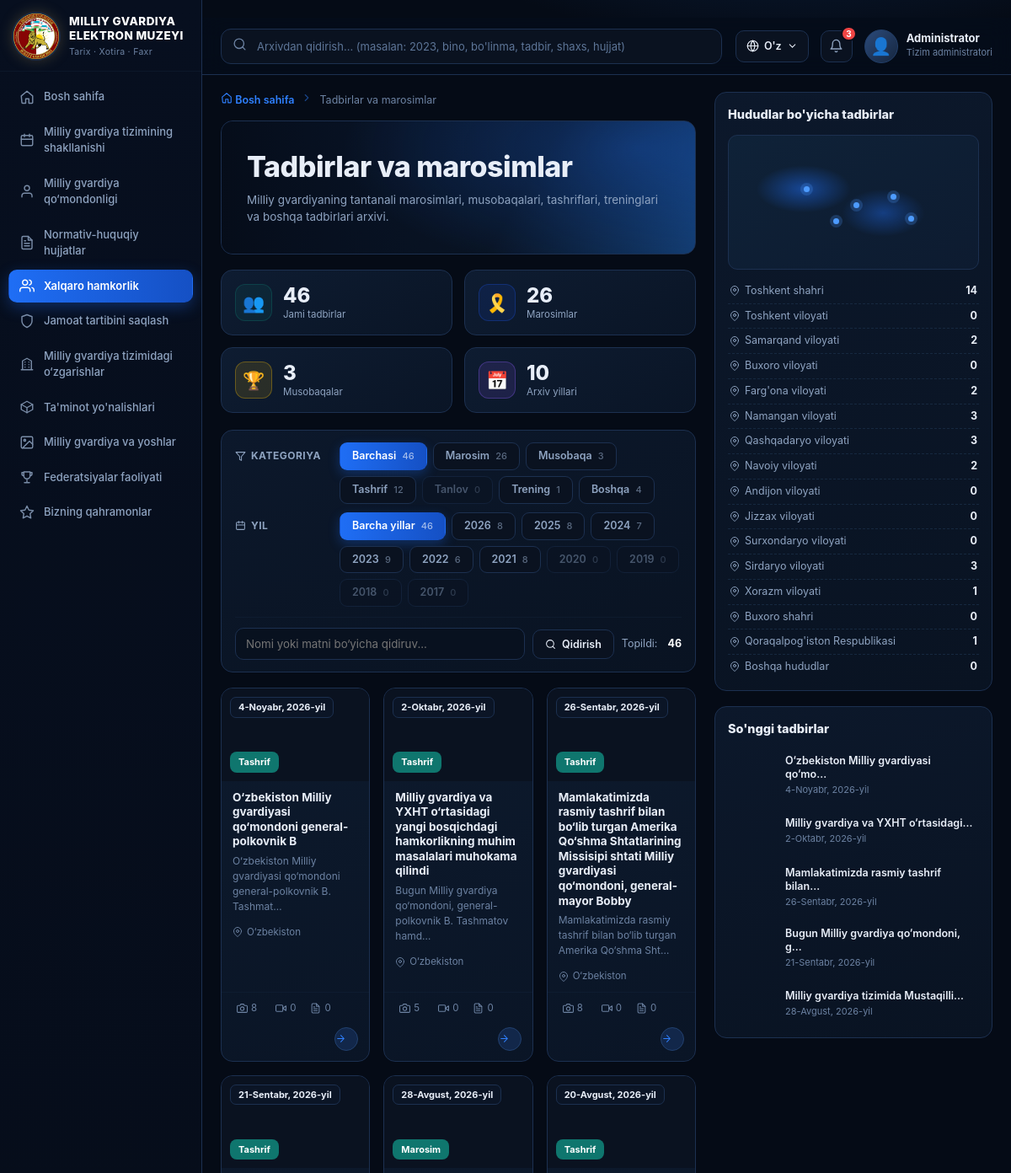
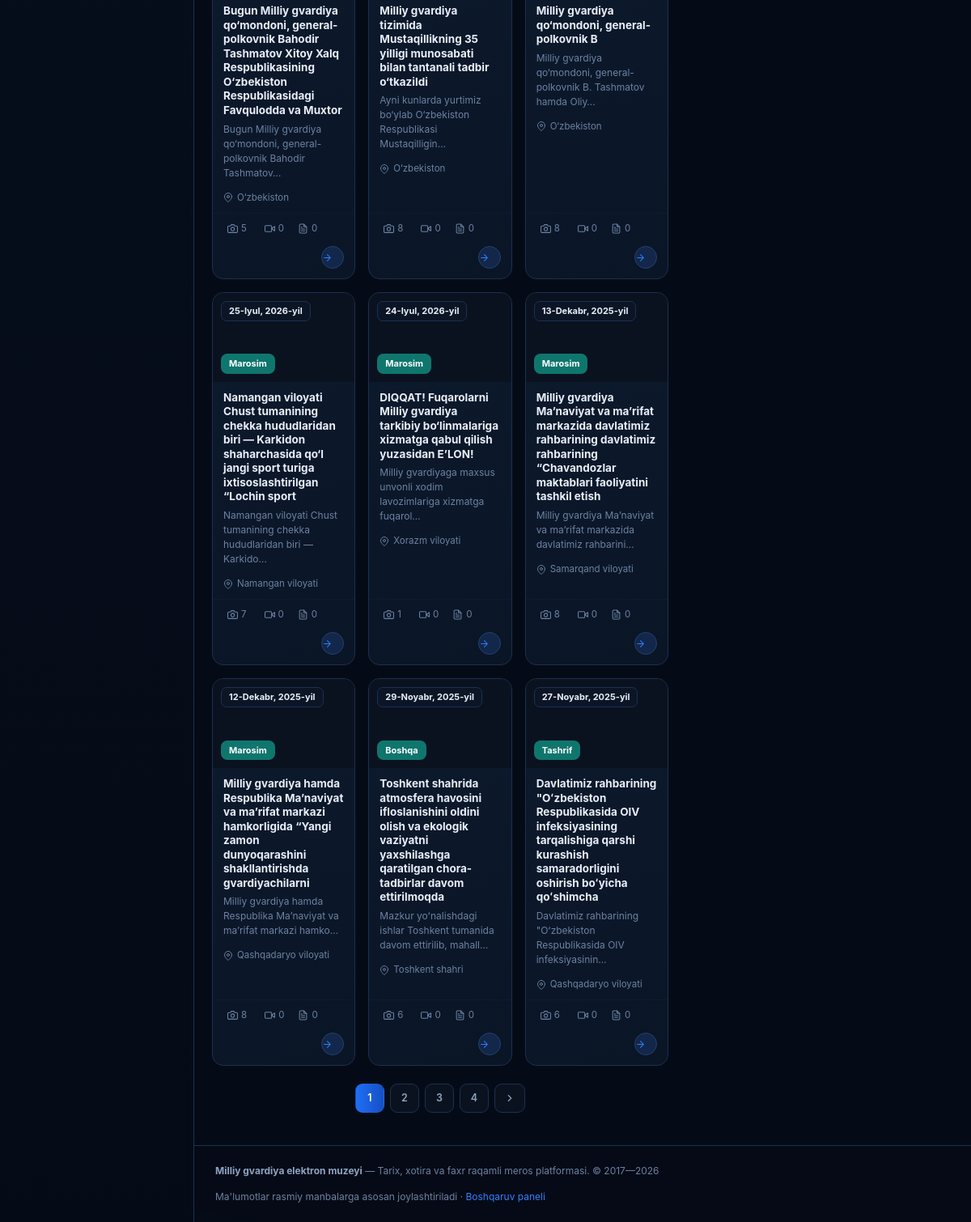
Screenshot of /tadbirlar/ with the database file from the repository (2 pictures, top to bottom).
### core/models.py (models this page shows, shortened)
class TimeStampedModel(models.Model):
    created_at = models.DateTimeField("Yaratilgan sana", auto_now_add=True)
    updated_at = models.DateTimeField("Yangilangan sana", auto_now=True)
    class Meta:
        abstract = True

class Direction(TimeStampedModel):
    number = models.PositiveIntegerField("Raqam", unique=True)
    title = models.CharField("Nomi", max_length=255)
    description = models.TextField("Tavsif", blank=True)
    icon = models.CharField("Belgi (svg nomi)", max_length=40, default="star")
    url = models.CharField(
        "Havola (URL nomi)", max_length=100, blank=True, default="core:yonalishlar",
    )
    class Meta:
        verbose_name = "Yo'nalish"
        verbose_name_plural = "Yo'nalishlar"
        ordering = ["number"]

class AbstractMaterial(TimeStampedModel):
    MATERIAL_TYPES = [
        ("news", "Yangilik"),
        ("building", "Yangi bino"),
        ("bolinma", "Bo'linma"),
        ("tadbir", "Tadbir"),
        ("galaba", "Erishilgan g'alaba"),
        ("hujjat", "Hujjat"),
        ("foto", "Foto"),
        ("video", "Video"),
        ("malumot", "Ma'lumot"),
    ]
    title = models.CharField("Sarlavha", max_length=300)
    slug = models.SlugField(max_length=320, unique=True, blank=True)
    material_type = models.CharField("Material turi", max_length=20, choices=MATERIAL_TYPES, default="news")
    category = models.ForeignKey(
        Category, verbose_name="Kategoriya", on_delete=models.SET_NULL, null=True, blank=True,
        related_name="%(class)ss",
    )
    date = models.DateField("Sana", null=True, blank=True)
    year = models.PositiveIntegerField("Yil", default=2023, db_index=True)
    region = models.ForeignKey(
        Region, verbose_name="Hudud", on_delete=models.SET_NULL, null=True, blank=True,
        related_name="%(class)ss",
    )
    department = models.ForeignKey(
        Department, verbose_name="Tegishli bo'linma", on_delete=models.SET_NULL,
        null=True, blank=True, related_name="%(class)ss",
    )
    summary = models.CharField("Qisqa tavsif", max_length=400, blank=True)
    description = models.TextField("Tavsif", blank=True)
    body = models.TextField("To'liq matn", blank=True)
    image = models.ImageField("Asosiy rasm", upload_to="%(class)ss/", blank=True)
    tags = models.ManyToManyField(Tag, verbose_name="Teglar", blank=True, related_name="%(class)ss")
    photo_count = models.PositiveIntegerField("Foto", default=0)
    video_count = models.PositiveIntegerField("Video", default=0)
    doc_count = models.PositiveIntegerField("Hujjat", default=0)
    views = models.PositiveIntegerField("Ko'rishlar", default=0)
    is_published = models.BooleanField("Chop etilgan", default=True)
    is_featured = models.BooleanField("Muhim", default=False)
    source_url = models.URLField("Manba havolasi", blank=True)
    photos = GenericRelation(Photo)
    videos = GenericRelation("Video")
    objects = MaterialQuerySet.as_manager()
    class Meta:
        abstract = True
        ordering = ["-date", "-created_at"]

class Event(AbstractMaterial):
    EVENT_TYPES = [
        ("marosim", "Marosim"),
        ("musobaqa", "Musobaqa"),
        ("tashrif", "Tashrif"),
        ("tanlov", "Tanlov"),
        ("trening", "Trening"),
        ("boshqa", "Boshqa"),
    ]
    event_type = models.CharField("Tadbir turi", max_length=30, choices=EVENT_TYPES, default="marosim")
    location = models.CharField("Joylashuv", max_length=255, blank=True)
    start_time = models.TimeField("Boshlanish vaqti", null=True, blank=True)
    class Meta:
        verbose_name = "Tadbir"
        verbose_name_plural = "Tadbirlar va marosimlar"
        ordering = ["-date", "-created_at"]
    def get_absolute_url(self):
        return reverse("core:tadbir_detail", kwargs={"slug": self.slug})

class Region(models.Model):
    name = models.CharField("Nomi", max_length=120, unique=True)
    slug = models.SlugField(max_length=140, unique=True, blank=True)
    order = models.PositiveIntegerField("Tartib", default=0)
    is_other = models.BooleanField("Boshqa hududlar", default=False)
    class Meta:
        verbose_name = "Hudud"
        verbose_name_plural = "Hududlar"
        ordering = ["order", "name"]

### core/views.py (the view)
# urls.py: path("tadbirlar/", views.tadbirlar, name="tadbirlar"),
def tadbirlar(request):
    qs = Event.objects.filter(is_published=True)
    q = request.GET.get("q", "").strip()
    if q:
        qs = qs.filter(search_q(["title", "summary", "description", "location"], q, getattr(request, "LANGUAGE_CODE", "uz")))
    qs, flt = _filters(request, qs, "event_type", Event.EVENT_TYPES)
    tur, years, active_year = flt["active_cat"], flt["years"], flt["active_year"]
    return render(request, "core/tadbirlar.html", {
        **flt,
        "active": "tadbirlar",
        "title": "Tadbirlar va marosimlar",
        "subtitle": "Milliy gvardiyaning tantanali marosimlari, musobaqalari, tashriflari, treninglari va boshqa tadbirlari arxivi.",
        "page": _page(request, qs),
        "types": Event.EVENT_TYPES,
        "tur": tur,
        "q": q,
        "years": years,
        "active_year": active_year,
        "type_key": "event_type",
        "card_color": "#0f766e",
        "empty_icon": "🎉",
        "stats": [
            {"value": Event.objects.count(), "label": "Jami tadbirlar", "icon": "👥", "color": "#0f766e"},
            {"value": Event.objects.filter(event_type="marosim").count(), "label": "Marosimlar", "icon": "🎗️", "color": "#1d4ed8"},
            {"value": Event.objects.filter(event_type="musobaqa").count(), "label": "Musobaqalar", "icon": "🏆", "color": "#eab308"},
            {"value": len(years), "label": "Arxiv yillari", "icon": "📅", "color": "#8b5cf6"},
        ],
        "panel_title": "Hududlar bo'yicha tadbirlar",
        "regions": _regions_with_counts(Event),
        "map": True,
        "mini_items": [
            {"title": e.title, "url": e.get_absolute_url(), "image": e.image, "meta": e.date}
            for e in Event.objects.order_by("-date")[:5]
        ],
        "mini_title": "So'nggi tadbirlar",
    })

### core/i18n.py (called while the page is built)
def get_lang(request):
    lang = getattr(request, "LANGUAGE_CODE", None)
    if lang in LANG_CODES:
        return lang
    lang = request.COOKIES.get(COOKIE)
    return lang if lang in LANG_CODES else DEFAULT

### core/templatetags/mg_tags.py (called while the page is built, shortened)
@register.inclusion_tag("includes/icon.html", takes_context=True)
def svg(context, name, size=18):
    return {"path": ICONS.get(name, ""), "size": size}

@register.filter
def card_label(obj, key=""):
    if obj is None:
        return ""
    if key:
        getter = f"get_{key}_display"
        if hasattr(obj, getter):
            return getattr(obj, getter)()
        val = getattr(obj, key, "")
        if val:
            return val

@register.filter
def title_of(obj):
    return getattr(obj, "title", None) or getattr(obj, "full_name", "") or str(obj)

@register.filter
def split(value, sep=" "):
    if value is None:
        return []
    return str(value).split(sep)

@register.filter
def main_image(obj):
    for f in ("image", "photo"):
        v = getattr(obj, f, None)
        if v and hasattr(v, "url"):
            return v
    return None

@register.filter
def album_ref(obj):
    from django.urls import reverse
    return reverse("core:album_json", kwargs={"model": obj._meta.model_name, "pk": obj.pk})

@register.filter
def album_n(obj, kind="foto"):
    if kind == "video":
        n = obj.videos.count() if hasattr(obj, "videos") else 0
        return n + (1 if (getattr(obj, "video_file", None) or getattr(obj, "video_url", "")) else 0)
    n = obj.photos.count() if hasattr(obj, "photos") else 0
    return n + (1 if main_image(obj) else 0)

@register.simple_tag(takes_context=True)
def filter_url(context, *pairs):
    kwargs = dict(zip(pairs[::2], pairs[1::2]))
    request = context.get("request")
    params = request.GET.copy() if request else None
    if params is None:
        return "?"
    params.pop("page", None)
    for k, v in kwargs.items():
        params.pop(k, None)
        if v not in (None, ""):
            params[k] = str(v)
    qs = params.urlencode()
    return "?" + qs if qs else "?"

### core/views.py (called while the page is built)
def _years():
    from datetime import date as _date
    return list(range(max(_date.today().year, YEAR_START), YEAR_START - 1, -1))

def _active_year(request):
    y = request.GET.get("yil", "")
    return int(y) if y.isdigit() and YEAR_START <= int(y) <= 2100 else None

def _page(request, qs, per_page=PER_PAGE):
    paginator = Paginator(qs, per_page)
    page_number = request.GET.get("page") or 1
    return paginator.get_page(page_number)

### core/templates/core/tadbirlar.html (shortened to what this page needs)
{% extends "base.html" %}
{% load mg_tags %}
{% block breadcrumb %}
<nav class="breadcrumb">
  <a href="{% url 'core:home' %}">{% svg 'home' 13 %} Bosh sahifa</a>
  <span class="breadcrumb__sep">{% svg 'chev' 12 %}</span>
  <span>{{ title }}</span>
</nav>
{% endblock %}
{% block content %}
<section class="hero{% if hero_gold %} hero--gold{% endif %}">
  <h1 class="page-title">{{ title }}</h1>
  <p class="page-sub">{{ subtitle }}</p>
</section>
{% if stats %}
<div class="stats">
  {% for s in stats %}
  <div class="stat">
    <div class="stat__icon" style="background:{{ s.color }}22;border:1px solid {{ s.color }}55">{{ s.icon }}</div>
    <div><div class="stat__value">{{ s.value }}</div><div class="stat__label">{{ s.label }}</div></div>
  </div>
  {% endfor %}
</div>
{% endif %}
{% include "includes/list_filters.html" %}
<div class="grid {{ grid_class|default:'grid--3' }}">
  {% for o in page %}
  <a class="card" href="{{ o.get_absolute_url }}">
    <div class="card__media">
      <div class="ph" style="background:{% if o.image %}url('{{ o.image.url }}') center/cover{% elif o.photo %}url('{{ o.photo.url }}') center/cover{% else %}{{ o|title_of|gradient }}{% endif %}"></div>
      {% if o.date %}<span class="card__year">{{ o.date }}</span>{% elif o.year %}<span class="card__year">{{ o.year }}</span>{% elif o.service_period %}<span class="card__year">{{ o.service_period }}</span>{% endif %}
      <span class="card__type" style="background:{{ card_color|default:'#1d4ed8' }}">{% firstof o|card_label:type_key card_text %}</span>
    </div>
    <div class="card__body">
      <div class="card__title">{{ o|title_of }}</div>
      {% if o.summary %}<div class="card__date">{{ o.summary|truncatechars:70 }}</div>{% elif o.position %}<div class="card__date">{{ o.position }}</div>{% endif %}
    </div>
    {% if o.location or o.address or o.doc_number %}
    <div class="card__loc">{% svg 'pin' 12 %} {% firstof o.location o.address o.doc_number o.service_period %}</div>
    {% endif %}
    <div class="card__meta">
      <span class="album-open" data-album="{{ o|album_ref }}?tur=foto" title="Fotoalbomni ochish">{% svg 'camera' 12 %} {{ o|album_n }}</span>
      <span class="album-open" data-album="{{ o|album_ref }}?tur=video" title="Videoalbomni ochish">{% svg 'video' 12 %} {{ o|album_n:"video" }}</span>
      <span>{% svg 'file' 12 %} {{ o.doc_count|default:0 }}</span>
      <span class="push card__arrow">{% svg 'arrow' 13 %}</span>
    </div>
  </a>
  {% empty %}
  <div class="empty" style="grid-column:1/-1"><div class="empty__icon">{{ empty_icon|default:'🗂️' }}</div>{{ title }} bo'yicha ma'lumot topilmadi</div>
  {% endfor %}
</div>
{% include "includes/pagination.html" %}
{% endblock %}
{% block rightbar %}
<aside class="rpanel">
  {% if panel_title %}
  <div class="panel">
    <div class="panel__head"><div class="panel__title">{{ panel_title }}</div></div>
    {% if map %}
    <div class="map-box"><div class="map-box__dots">
      <span class="map-box__dot" style="left:30%;top:38%"></span>
      <span class="map-box__dot" style="left:50%;top:50%"></span>
      <span class="map-box__dot" style="left:65%;top:44%"></span>
      <span class="map-box__dot" style="left:42%;top:62%"></span>
      <span class="map-box__dot" style="left:72%;top:60%"></span>
    </div></div>
    {% endif %}
    {% for r in regions %}
      <div class="region-row"><span>{% svg 'pin' 12 %} {{ r.name }}</span><b>{{ r.count }}</b></div>
    {% empty %}
      <div class="text-muted" style="font-size:12px">Hududlar bo'yicha statistika mavjud emas</div>
    {% endfor %}
  </div>
  {% endif %}
  {% if mini_items %}
  <div class="panel">
    <div class="panel__head"><div class="panel__title">{{ mini_title|default:"So'nggi qo'shilgan" }}</div></div>
    <div class="mini-list">
      {% for m in mini_items %}
      <a class="mini" href="{{ m.url }}">
        <span class="mini__img ph" style="background:{% if m.image %}url('{{ m.image.url }}') center/cover{% else %}{{ m.title|gradient }}{% endif %}"></span>
        <span>
          <div class="mini__title">{{ m.title|truncatechars:36 }}</div>
          <div class="mini__sub">{% firstof m.meta m.date m.meta_text %}</div>
        </span>
      </a>
      {% endfor %}
    </div>
  </div>
  {% endif %}
</aside>
{% endblock %}

### core/templates/base.html (shortened to what this page needs)
{% load static %}{% load mg_tags %}<!DOCTYPE html>
<html lang="uz">
<head>
  <link rel="stylesheet" href="{% static 'css/style.css' %}?v=20261107l">
</head>
<body>
{% if active == 'landing' %}
  {% block landing %}{% endblock %}
{% else %}
<aside class="sidebar" id="sidebar">
  <a class="brand" href="{% url 'core:home' %}">
    <div class="brand__logo"><img src="{% static 'img/ico.png' %}"></div>
    <div class="brand__text">
      <div class="brand__title">Milliy gvardiya<br>elektron muzeyi</div>
      <div class="brand__subtitle">Tarix · Xotira · Faxr</div>
    </div>
  </a>
  <nav class="nav">
    {% for item in MENU %}
      {% with url_name=item.url|split:':' %}
      <a class="nav__item{% if active == url_name.1 %} is-active{% endif %}" href="{% url item.url %}">
        {% svg item.icon %} <span>{{ item.name }}</span>
      </a>
      {% endwith %}
    {% endfor %}
  </nav>
</aside>
<div class="shell">
  <header class="header">
    <form class="search" action="{% url 'core:qidiruv' %}" method="get">
      <span class="search__icon">{% svg 'search' 17 %}</span>
      <input type="search" name="q" value="{{ request.GET.q|default:'' }}" placeholder="Arxivdan qidirish... (masalan: 2023, bino, bo'linma, tadbir, shaxs, hujjat)">
    </form>
    <div class="header__right">
      <div class="lang-wrap" id="langWrap">
        <button class="lang" type="button" id="langBtn" aria-haspopup="true" aria-expanded="false">{% svg 'globe' 15 %} {{ CURRENT_LANG_SHORT }} {% svg 'chevD' 13 %}</button>
      </div>
      <button class="bell" title="Bildirishnomalar">{% svg 'bell' 17 %}<span class="bell__count">3</span></button>
      <div class="user">
        <div class="user__avatar">👤</div>
        <div class="user__meta">
          <div class="user__name">Administrator</div>
          <div class="user__role">Tizim administratori</div>
        </div>
      </div>
    </div>
  </header>
  <main class="layout{% block layout_class %}{% endblock %}">
    <div>
      {% block breadcrumb %}{% endblock %}
      {% block content %}{% endblock %}
    </div>
    {% block rightbar %}{% endblock %}
  </main>
  <footer class="footer">
    <div><b>Milliy gvardiya elektron muzeyi</b> — Tarix, xotira va faxr raqamli meros platformasi. © 2017—2026</div>
    <div>Ma'lumotlar rasmiy manbalarga asosan joylashtiriladi · <a href="/admin/" class="text-accent">Boshqaruv paneli</a></div>
  </footer>
</div>
{% endif %}
</body>
</html>

### core/templates/includes/icon.html
{% if path %}
<svg width="{{ size|default:18 }}" height="{{ size|default:18 }}" viewBox="0 0 24 24" fill="none" stroke="currentColor" stroke-width="1.9" stroke-linecap="round" stroke-linejoin="round" aria-hidden="true">{{ path|safe }}</svg>
{% else %}
<svg width="{{ size|default:18 }}" height="{{ size|default:18 }}" viewBox="0 0 24 24" fill="none" stroke="currentColor" stroke-width="1.9" stroke-linecap="round" stroke-linejoin="round" aria-hidden="true"><circle cx="12" cy="12" r="9"/></svg>
{% endif %}

### rows the page displays
Direction: url "core:yillar" (drawn), name "Milliy gvardiya tizimining shakllanishi"
Direction: url "core:shaxslar" (drawn), name "Milliy gvardiya qo‘mondonligi"
Direction: url "core:hujjatlar" (drawn), name "Normativ-huquqiy hujjatlar"
Direction: url "core:tadbirlar" (drawn), name "Xalqaro hamkorlik"
Direction: url "core:jamoat" (drawn), name "Jamoat tartibini saqlash"
Direction: url "core:binolar" (drawn), name "Milliy gvardiya tizimidagi o‘zgarishlar"
Direction: url "core:talim" (drawn), name "Ta'minot yo'nalishlari"
Direction: url "core:galereya" (drawn), name "Milliy gvardiya va yoshlar"
Direction: url "core:galabalar" (drawn), name "Federatsiyalar faoliyati"
Direction: url "core:qahramonlar" (drawn), name "Bizning qahramonlar"
Event: date "4-Noyabr, 2026-yil", event_type "Tashrif", title "O‘zbekiston Milliy gvardiyasi qo‘mondoni general-polkovnik B", summary "O‘zbekiston Milliy gvardiyasi qo‘mondoni general-polkovnik B. Tashmat…", {{ size|default:18 }} 12 (drawn), location "O‘zbekiston", id+image "8", id "0", doc_count "0", title "O‘zbekiston Milliy gvardiyasi qo‘mo…", date "4-Noyabr, 2026-yil"
Event: date "2-Oktabr, 2026-yil", event_type "Tashrif", title "Milliy gvardiya va YXHT o‘rtasidagi yangi bosqichdagi hamkorlikning muhim masalalari muhokama qilindi", summary "Bugun Milliy gvardiya qo‘mondoni, general-polkovnik B. Tashmatov hamd…", {{ size|default:18 }} 12 (drawn), location "O‘zbekiston", id+image "5", id "0", doc_count "0", title "Milliy gvardiya va YXHT o‘rtasidagi…", date "2-Oktabr, 2026-yil"
Event: date "26-Sentabr, 2026-yil", event_type "Tashrif", title "Mamlakatimizda rasmiy tashrif bilan bo‘lib turgan Amerika Qo‘shma Shtatlarining Missisipi shtati Milliy gvardiyasi qo‘mondoni, general-mayor Bobby", summary "Mamlakatimizda rasmiy tashrif bilan bo‘lib turgan Amerika Qo‘shma Sht…", {{ size|default:18 }} 12 (drawn), location "O‘zbekiston", id+image "8", id "0", doc_count "0", title "Mamlakatimizda rasmiy tashrif bilan…", date "26-Sentabr, 2026-yil"
Event: date "21-Sentabr, 2026-yil", event_type "Tashrif", title "Bugun Milliy gvardiya qo‘mondoni, general-polkovnik Bahodir Tashmatov Xitoy Xalq Respublikasining O‘zbekiston Respublikasidagi Favqulodda va Muxtor", summary "Bugun Milliy gvardiya qo‘mondoni, general-polkovnik Bahodir Tashmatov…", {{ size|default:18 }} 12 (drawn), location "O‘zbekiston", id+image "5", id "0", doc_count "0", title "Bugun Milliy gvardiya qo‘mondoni, g…", date "21-Sentabr, 2026-yil"
Event: date "28-Avgust, 2026-yil", event_type "Marosim", title "Milliy gvardiya tizimida Mustaqillikning 35 yilligi munosabati bilan tantanali tadbir o‘tkazildi", summary "Ayni kunlarda yurtimiz bo‘ylab O‘zbekiston Respublikasi Mustaqilligin…", {{ size|default:18 }} 12 (drawn), location "O‘zbekiston", id+image "8", id "0", doc_count "0", title "Milliy gvardiya tizimida Mustaqilli…", date "28-Avgust, 2026-yil"
Event: date "20-Avgust, 2026-yil", event_type "Tashrif", title "Milliy gvardiya qo‘mondoni, general-polkovnik B", summary "Milliy gvardiya qo‘mondoni, general-polkovnik B. Tashmatov hamda Oliy…", {{ size|default:18 }} 12 (drawn), location "O‘zbekiston", id+image "8", id "0", doc_count "0"
Event: date "25-Iyul, 2026-yil", event_type "Marosim", title "Namangan viloyati Chust tumanining chekka hududlaridan biri — Karkidon shaharchasida qo‘l jangi sport turiga ixtisoslashtirilgan “Lochin sport", summary "Namangan viloyati Chust tumanining chekka hududlaridan biri — Karkido…", {{ size|default:18 }} 12 (drawn), location "Namangan viloyati", id+image "7", id "0", doc_count "0"
Event: date "24-Iyul, 2026-yil", event_type "Marosim", title "DIQQAT! Fuqarolarni Milliy gvardiya tarkibiy bo‘linmalariga xizmatga qabul qilish yuzasidan E’LON!", summary "Milliy gvardiyaga maxsus unvonli xodim lavozimlariga xizmatga fuqarol…", {{ size|default:18 }} 12 (drawn), location "Xorazm viloyati", id+image "1", id "0", doc_count "0"
Event: date "13-Dekabr, 2025-yil", event_type "Marosim", title "Milliy gvardiya Maʼnaviyat va maʼrifat markazida davlatimiz rahbarining davlatimiz rahbarining “Chavandozlar maktablari faoliyatini tashkil etish", summary "Milliy gvardiya Maʼnaviyat va maʼrifat markazida davlatimiz rahbarini…", {{ size|default:18 }} 12 (drawn), location "Samarqand viloyati", id+image "8", id "0", doc_count "0"
Event: date "12-Dekabr, 2025-yil", event_type "Marosim", title "Milliy gvardiya hamda Respublika Ma’naviyat va ma’rifat markazi hamkorligida “Yangi zamon dunyoqarashini shakllantirishda gvardiyachilarni", summary "Milliy gvardiya hamda Respublika Ma’naviyat va ma’rifat markazi hamko…", {{ size|default:18 }} 12 (drawn), location "Qashqadaryo viloyati", id+image "8", id "0", doc_count "0"
Event: date "29-Noyabr, 2025-yil", event_type "Boshqa", title "Toshkent shahrida atmosfera havosini ifloslanishini oldini olish va ekologik vaziyatni yaxshilashga qaratilgan chora-tadbirlar davom ettirilmoqda", summary "Mazkur yoʻnalishdagi ishlar Toshkent tumanida davom ettirilib, mahall…", {{ size|default:18 }} 12 (drawn), location "Toshkent shahri", id+image "6", id "0", doc_count "0"
Event: date "27-Noyabr, 2025-yil", event_type "Tashrif", title "Davlatimiz rahbarining \"Oʻzbekiston Respublikasida OIV infeksiyasining tarqalishiga qarshi kurashish samaradorligini oshirish boʻyicha qoʻshimcha", summary "Davlatimiz rahbarining \"Oʻzbekiston Respublikasida OIV infeksiyasinin…", {{ size|default:18 }} 12 (drawn), location "Qashqadaryo viloyati", id+image "6", id "0", doc_count "0"
Region: name "Toshkent shahri"
Region: name "Toshkent viloyati"
Region: name "Samarqand viloyati"
Region: name "Buxoro viloyati"
Region: name "Farg'ona viloyati"
Region: name "Namangan viloyati"
Region: name "Qashqadaryo viloyati"
Region: name "Navoiy viloyati"
Region: name "Andijon viloyati"
Region: name "Jizzax viloyati"
Region: name "Surxondaryo viloyati"
Region: name "Sirdaryo viloyati"
Region: name "Xorazm viloyati"
Region: name "Buxoro shahri"
Region: name "Qoraqalpog'iston Respublikasi"
Region: name "Boshqa hududlar"

### other values shown
{{ item.name }} "Bosh sahifa"
{{ CURRENT_LANG_SHORT }} "O'z"
{{ title }} "Tadbirlar va marosimlar"
{{ subtitle }} "Milliy gvardiyaning tantanali marosimlari, musobaqalari, tashriflari, treninglari va boshqa tadbirlari arxivi."
{{ s.icon }} "👥" "🎗️" "🏆" "📅"
{{ s.value }} "46" "26" "3" "10"
{{ s.label }} "Jami tadbirlar" "Marosimlar" "Musobaqalar" "Arxiv yillari"
{{ cat_title|default:"Kategoriya" }} "KATEGORIYA"
{{ cat_total }} "46"
{{ c.label }} "Marosim" "Musobaqa" "Tashrif" "Tanlov" "Trening" "Boshqa"
{{ c.count }} "26" "3" "12" "0" "1" "4"
{{ year_total }} "46"
{{ y.value }} "2026" "2025" "2024" "2023" "2022" "2021" "2020" "2019" "2018" "2017"
{{ y.count }} "8" "8" "7" "9" "6" "8" "0" "0" "0" "0"
{{ filtered_total }} "46"
